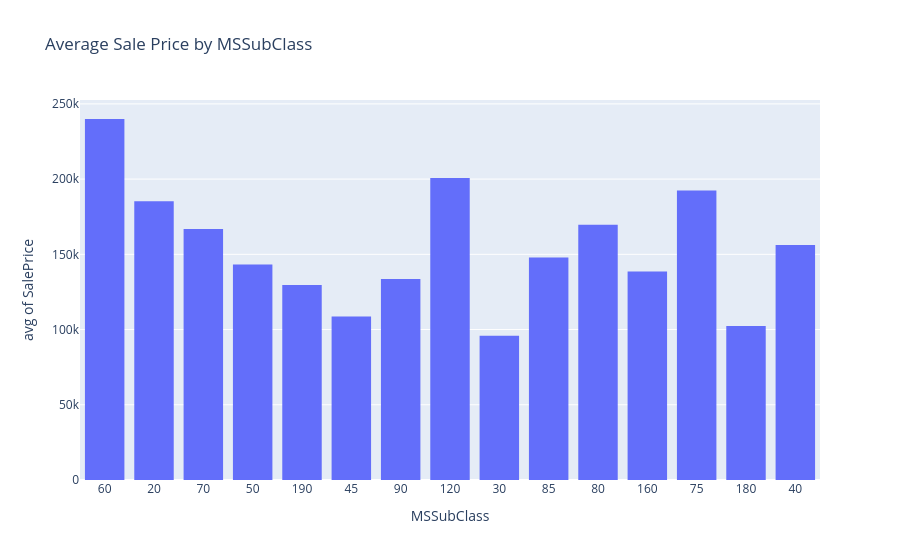
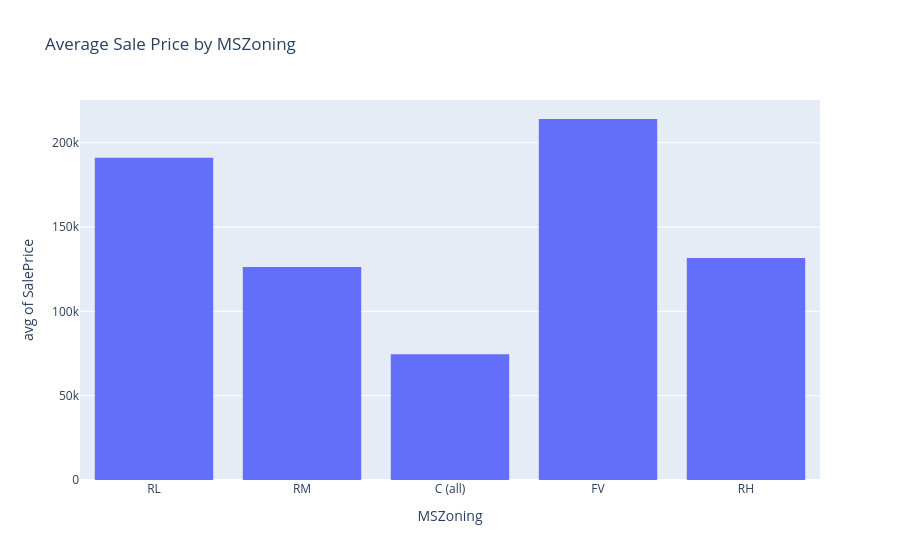
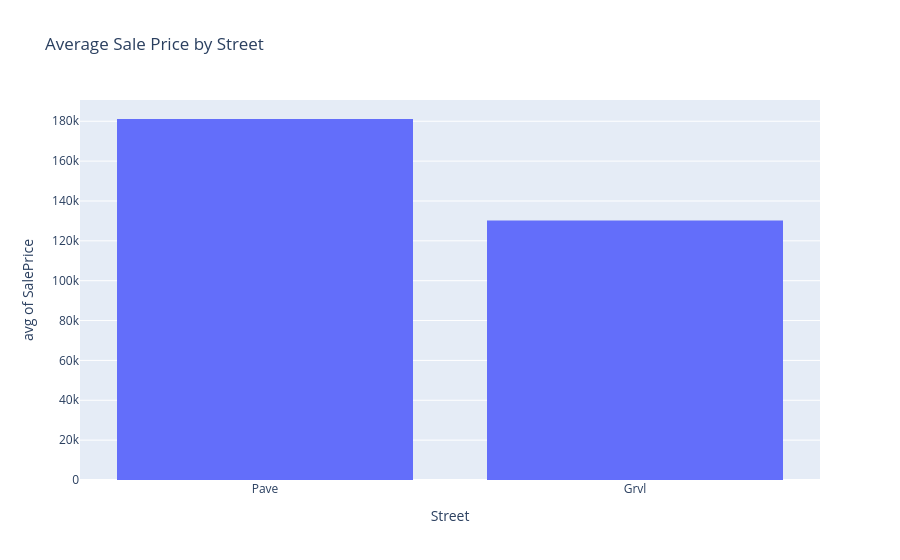
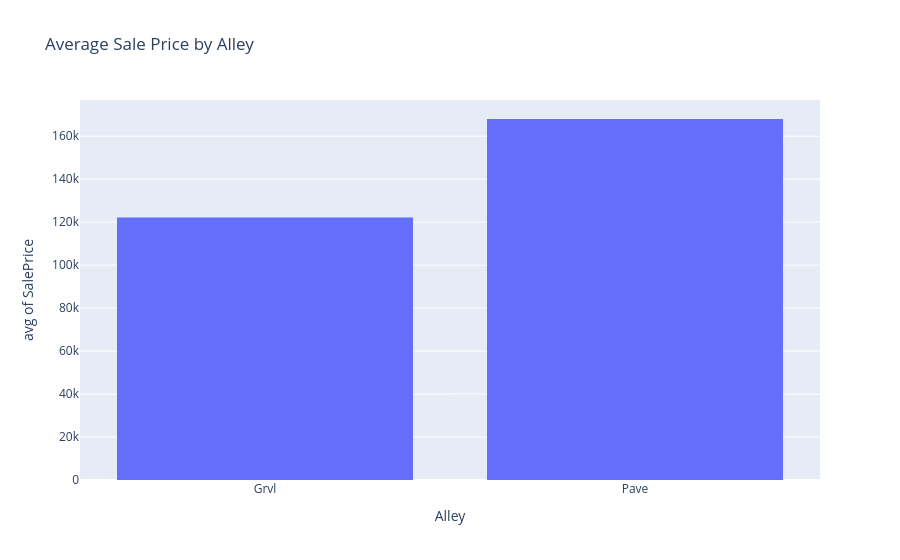

The notebook cell these images were saved under, in order:
### Markdown cell above
##### I will make histograms for nominal_features Vs SalePrice to check the relation between them

### Code cell
for i in nominal_features:
    fig = px.histogram(data_frame=data,
             x=i,
             y='SalePrice',
             histfunc='avg', # This is the important part
             title=f'Average Sale Price by {i}')
    fig.show()

### Figure 1 — Plotly figure (JSON) as saved in the notebook; plotly's stock layout.template omitted (floating-point values rounded to 4 significant figures; data arrays with more than 128 entries replaced by an {"elided": "..."} marker saying what was removed)
{"data": [{"bingroup": "x", "histfunc": "avg", "hovertemplate": "MSSubClass=%{x}<br>avg of SalePrice=%{y}<extra></extra>", "legendgroup": "", "marker": {"color": "#636efa", "pattern": {"shape": ""}}, "name": "", "orientation": "v", "showlegend": false, "type": "histogram", "x": {"elided": "1460 str values"}, "xaxis": "x", "y": {"elided": "1460 int values"}, "yaxis": "y"}], "layout": {"barmode": "relative", "legend": {"tracegroupgap": 0}, "title": {"text": "Average Sale Price by MSSubClass"}, "xaxis": {"anchor": "y", "domain": [0, 1], "title": {"text": "MSSubClass"}}, "yaxis": {"anchor": "x", "domain": [0, 1], "title": {"text": "avg of SalePrice"}}}}

### Figure 2 — Plotly figure (JSON) as saved in the notebook; plotly's stock layout.template omitted (floating-point values rounded to 4 significant figures; data arrays with more than 128 entries replaced by an {"elided": "..."} marker saying what was removed)
{"data": [{"bingroup": "x", "histfunc": "avg", "hovertemplate": "MSZoning=%{x}<br>avg of SalePrice=%{y}<extra></extra>", "legendgroup": "", "marker": {"color": "#636efa", "pattern": {"shape": ""}}, "name": "", "orientation": "v", "showlegend": false, "type": "histogram", "x": {"elided": "1460 str values"}, "xaxis": "x", "y": {"elided": "1460 int values"}, "yaxis": "y"}], "layout": {"barmode": "relative", "legend": {"tracegroupgap": 0}, "title": {"text": "Average Sale Price by MSZoning"}, "xaxis": {"anchor": "y", "domain": [0, 1], "title": {"text": "MSZoning"}}, "yaxis": {"anchor": "x", "domain": [0, 1], "title": {"text": "avg of SalePrice"}}}}

### Figure 3 — Plotly figure (JSON) as saved in the notebook; plotly's stock layout.template omitted (floating-point values rounded to 4 significant figures; data arrays with more than 128 entries replaced by an {"elided": "..."} marker saying what was removed)
{"data": [{"bingroup": "x", "histfunc": "avg", "hovertemplate": "Street=%{x}<br>avg of SalePrice=%{y}<extra></extra>", "legendgroup": "", "marker": {"color": "#636efa", "pattern": {"shape": ""}}, "name": "", "orientation": "v", "showlegend": false, "type": "histogram", "x": {"elided": "1460 str values"}, "xaxis": "x", "y": {"elided": "1460 int values"}, "yaxis": "y"}], "layout": {"barmode": "relative", "legend": {"tracegroupgap": 0}, "title": {"text": "Average Sale Price by Street"}, "xaxis": {"anchor": "y", "domain": [0, 1], "title": {"text": "Street"}}, "yaxis": {"anchor": "x", "domain": [0, 1], "title": {"text": "avg of SalePrice"}}}}

### Figure 4 — Plotly figure (JSON) as saved in the notebook; plotly's stock layout.template omitted (floating-point values rounded to 4 significant figures; data arrays with more than 128 entries replaced by an {"elided": "..."} marker saying what was removed)
{"data": [{"bingroup": "x", "histfunc": "avg", "hovertemplate": "Alley=%{x}<br>avg of SalePrice=%{y}<extra></extra>", "legendgroup": "", "marker": {"color": "#636efa", "pattern": {"shape": ""}}, "name": "", "orientation": "v", "showlegend": false, "type": "histogram", "x": {"elided": "1460 str values"}, "xaxis": "x", "y": {"elided": "1460 int values"}, "yaxis": "y"}], "layout": {"barmode": "relative", "legend": {"tracegroupgap": 0}, "title": {"text": "Average Sale Price by Alley"}, "xaxis": {"anchor": "y", "domain": [0, 1], "title": {"text": "Alley"}}, "yaxis": {"anchor": "x", "domain": [0, 1], "title": {"text": "avg of SalePrice"}}}}
